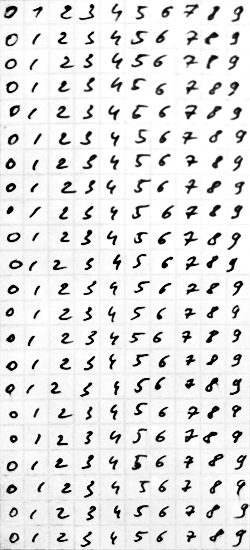
#> input picture MyHand_Recognition/myhand.png, 250 x 550 px
$ jupyter execute --allow-errors My_hand.ipynb   (shell and % lines are left out)   (Python 2 division)
#> lines starting #> are read from the running program, lines starting #| are printed output that depends on the picture; after the words box and inside, x2 and y2 are one past the last pixel; in counts of white or black regions, pixels touching at a corner belong together
[cell 1]
import numpy as np
import cv2
import matplotlib.pyplot as plt
import pandas as pd
import sklearn.utils as u
import sklearn.ensemble as e
import sklearn.cross_validation as c_v
import sklearn.neighbors as nb
import sklearn.grid_search as gs

[cell 2]
def make_flat(inp,smooth = (299,299),al =1):
    inp = inp.astype(int)
    sm =cv2.GaussianBlur(inp.astype(np.uint8), smooth, 0)
    fl = inp - al*sm.astype(int)
    fl = fl - np.amin(fl)
    fl = fl*250/np.amax(fl)
    return fl.astype(np.uint8)

def shell_via_zeros(small, shape):
    target= np.zeros(shape)
    siz = small.shape
    coor = [int(shape[i]/2 - siz[i]/2) for i in [0,1]]
    target[coor[0]:coor[0]+siz[0],coor[1]:coor[1]+siz[1]] = small
    return target

def scale_fit_rect(inp,shape):

    siz = inp.shape
    al = float(shape[0])/max(siz)
    inp = inp.astype(np.uint8)
    res = cv2.resize(inp,None,fx = al,fy = al)
    target= np.zeros(shape)
    siz= res.shape
    coor = [int(shape[i]/2 - siz[i]/2) for i in [0,1]]
    target[coor[0]:coor[0]+siz[0],coor[1]:coor[1]+siz[1]] = res
    return target.astype(int)
def display(inp,interp="nearest",bins=32):
    fig,ax = plt.subplots(1,2,figsize  = (13,4))
    cax = ax[1].imshow(inp,interpolation=interp,cmap='Greys_r')
    fig.colorbar(cax)
    ax[0].hist(inp.ravel(), bins=bins)

# Processing an aligned image using rects and scale to (25,25)

[cell 3]
img = cv2.imread("myhand.png")
#> img is the input picture: shape (550, 250, 3); min 0, max 255, mean 227
im=img.mean(2)
im_gray =cv2.GaussianBlur(im, (5, 5), 0)
im_gray = im_gray.astype(np.uint8)
#threshhold
ret, im_th = cv2.threshold(im_gray, (im_gray.mean()-20), 255, cv2.THRESH_BINARY_INV)
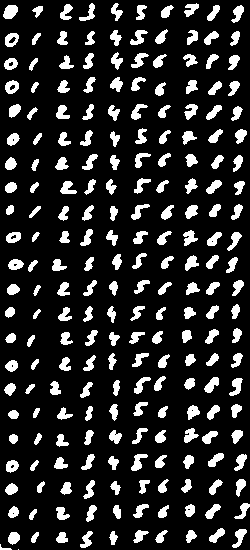
#> im_th: shape (550, 250); 16.1% white; 222 white regions (1 under 20 px)
#> ret = 206
cv2.imwrite("hand-1.png",im_th)
# Find contours in the image
ctrs, hier = cv2.findContours(im_th.copy(), cv2.RETR_EXTERNAL, cv2.CHAIN_APPROX_SIMPLE)
#> ctrs = 222 contours, 2 with area under 20; largest, box (x1, y1, x2, y2) and area: (3, 5, 18, 19) 140, (5, 33, 19, 47) 136, (5, 80, 19, 94) 130, (131, 454, 148, 471) 117, (6, 232, 21, 243) 116
rects = [cv2.boundingRect(ctr) for ctr in ctrs]
#> rects = 222 items, first 6: (18, 549, 1, 1), (0, 544, 12, 6), (56, 532, 12, 11), (31, 532, 8, 11), (8, 532, 12, 13), (109, 531, 9, 14)
for rect in rects:
    cv2.rectangle(img, (rect[0], rect[1]), (rect[0] + rect[2], rect[1] + rect[3]), (0, 255, 0), 1)
#> this loop made 222 passes
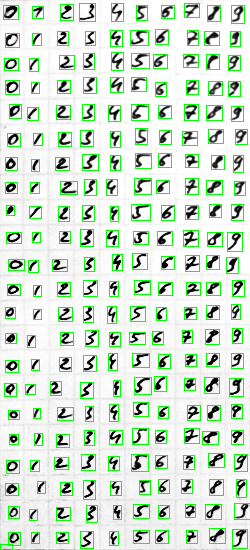
#> img: shape (550, 250, 3); 8.49% of pixels changed, all inside (x1, y1, x2, y2) = (0, 3, 250, 550)

cv2.imwrite("hand-2.png",img)
#> Out = True

[cell 4]
rects = np.asarray(rects)
#> rects = 222 rows, first 6: [18, 549, 1, 1], [0, 544, 12, 6], [56, 532, 12, 11], [31, 532, 8, 11], [8, 532, 12, 13], [109, 531, 9, 14]
rectss = [(rects[(rects[:,1]<i+25)&(rects[:,1]>i)]) for i  in np.arange(0,550,25)]
#> rectss = 22 items
rectss = [a[a[:,0].argsort(axis=0)]for a in rectss]
rectss = [rectss[i][rectss[i][:,3]>5] for i in np.arange(0,22)]
#> (the rest of this cell did not finish here and is left out)

#> (a cell that did not finish here is left out)

#> (a cell that did not finish here is left out)

## Learning from custom image

[cell 7]
img_cus = cv2.imread('learn_im.jpg')
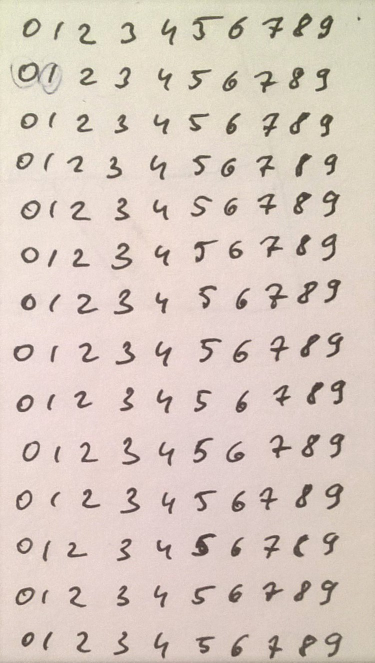
#> input picture MyHand_Recognition/learn_im.jpg, 749 x 1326 px (shown at 1/2 size)
#> img_cus is the input picture: shape (1326, 749, 3); mean B, G, R 192.8, 202.7, 216.7

im_cus = img_cus.mean(2).astype(np.uint8)
im_cus_pr = make_flat(cv2.GaussianBlur(im_cus,(7,7),0))
ret, im_cust = cv2.threshold(im_cus_pr, (im_cus_pr.mean()-60), 255, cv2.THRESH_BINARY_INV)
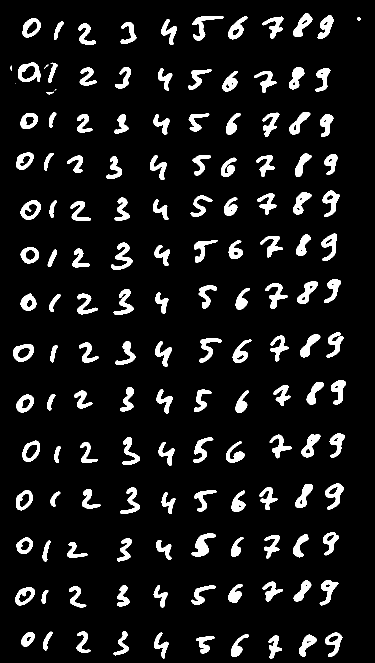
#> im_cust: shape (1326, 749) (shown at 1/2 size); 9% white; 146 white regions (2 under 20 px)
#> ret = 153

# Find contours in the image
ctrs, hier = cv2.findContours(im_cust.copy(), cv2.RETR_EXTERNAL, cv2.CHAIN_APPROX_SIMPLE)
#> ctrs = 146 contours, 4 with area under 20; largest, box (x1, y1, x2, y2) and area: (36, 124, 82, 164) 1308, (41, 400, 82, 440) 1111, (26, 688, 68, 723) 1076, (44, 881, 80, 924) 1052, (45, 36, 82, 75) 986
rects = [cv2.boundingRect(ctr) for ctr in ctrs]
#> rects = 146 items, first 6: (392, 1273, 37, 34), (537, 1271, 27, 47), (598, 1269, 36, 45), (462, 1269, 35, 45), (650, 1265, 35, 49), (308, 1265, 29, 52)
for rect in rects:
    cv2.rectangle(img_cus, (rect[0], rect[1]), (rect[0] + rect[2], rect[1] + rect[3]), (0, 255, 0), 1)
#> this loop made 146 passes
#> rect on passes 1 to 12: (392, 1273, 37, 34), (537, 1271, 27, 47), (598, 1269, 36, 45), (462, 1269, 35, 45), (650, 1265, 35, 49), (308, 1265, 29, 52), (43, 1264, 26, 30), (227, 1263, 31, 48), (153, 1263, 28, 43), (86, 1263, 19, 38), (83, 1180, 14, 28), (31, 1174, 39, 37)
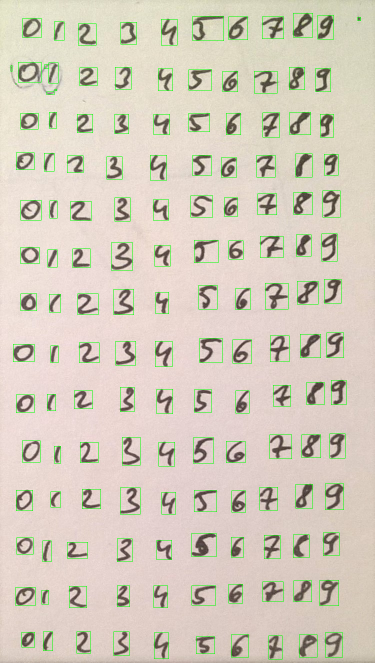
#> img_cus: shape (1326, 749, 3) (shown at 1/2 size); 2.17% of pixels changed, all inside (x1, y1, x2, y2) = (21, 26, 722, 1319)
cv2.imwrite('learn-0.png',img_cus)
#> Out = True

[cell 8]
rects= np.asarray(rects)
#> rects = 146 rows, first 6: [392, 1273, 37, 34], [537, 1271, 27, 47], [598, 1269, 36, 45], [462, 1269, 35, 45], [650, 1265, 35, 49], [308, 1265, 29, 52]
rectss= []
sizes = np.sqrt(rects[:,2]*rects[:,3])
#> sizes = 146 values, max 55.12 at index 143, min 1 at index 122, mean 36.42
###      cutting small rects
#plt.hist(sizes,bins = 10)
rects = rects[sizes>10] # !_90 Works inly for this image
#> rects = 140 rows, first 6: [392, 1273, 37, 34], [537, 1271, 27, 47], [598, 1269, 36, 45], [462, 1269, 35, 45], [650, 1265, 35, 49], [308, 1265, 29, 52]
print rects.shape
#| (140, 4)
ind = rects[np.argmin(rects[:,0]+rects[:,1])]
#> ind = [45, 36, 37, 39]

recind = rects[rects[:,0]<ind[0]+ind[2]]
#> recind = 14 rows, first 6: [43, 1264, 26, 30], [31, 1174, 39, 37], [33, 1075, 33, 33], [32, 980, 33, 41], [44, 881, 36, 43], [32, 789, 36, 36]
inds = recind[np.argsort(recind[:,1])]
#> inds = 14 rows, first 6: [45, 36, 37, 39], [36, 124, 46, 40], [41, 226, 35, 32], [32, 305, 36, 34], [41, 400, 41, 40], [41, 494, 37, 33]
re = rects
#> re has the same summary as rects

for ind in inds:

    recind = re[re[:,1]<ind[1]+ind[3]]
    rectss.append(recind[np.argsort(recind[:,0])])

    re = np.array(list(set(tuple(x) for x in re.tolist()).difference(set(tuple(x) for x in recind.tolist()))))
#> this loop made 14 passes
#> after the loop, re = empty array; rectss = 14 items
rectss=np.asarray(rectss)
rectss =  rectss.reshape(rectss.shape[0]*10,4)
#> rectss = 140 rows, first 6: [45, 36, 37, 39], [108, 43, 20, 37], [156, 47, 36, 43], [241, 44, 32, 44], [322, 38, 32, 52], [385, 32, 62, 49]
l = rectss.shape[0]
#> l = 140
y_cus = np.asarray([np.arange(10) for i in np.arange(l/10)]).reshape(l)
#> y_cus = 140 values, max 9 at index 9, min 0 at index 0, mean 4.5
i=0
for rect in rectss:
    cv2.putText(img_cus, str(int(y_cus[i])), (rect[0], rect[1]),cv2.FONT_HERSHEY_DUPLEX, 1, (0, 255, 255), 1)
    i=i+1
#> this loop made 140 passes
#> rect on passes 1 to 12: [45, 36, 37, 39], [108, 43, 20, 37], [156, 47, 36, 43], [241, 44, 32, 44], [322, 38, 32, 52], [385, 32, 62, 49], [457, 33, 38, 46], [524, 33, 43, 44], [586, 26, 39, 48], [635, 30, 32, 48], [36, 124, 46, 40], [97, 125, 19, 41]
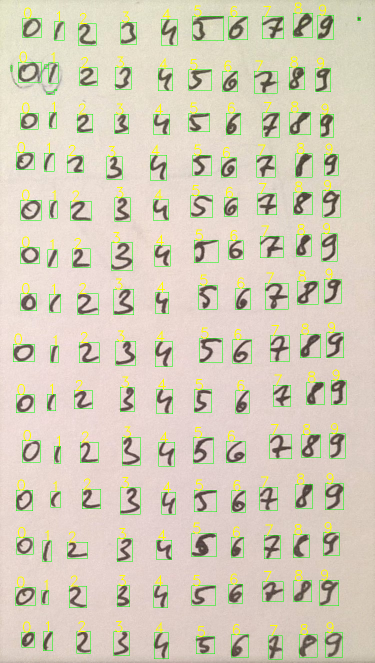
#> img_cus: shape (1326, 749, 3) (shown at 1/2 size); 1.32% of pixels changed, all inside (x1, y1, x2, y2) = (29, 5, 679, 1274)
#> after the loop, i = 140
cv2.imwrite('learn-0.png',im_cus)
#> Out = True

#> (a cell that did not finish here is left out)

#> (a cell that did not finish here is left out)

# Processing custom image and predicting
### 1: using Gradient Boosting

[cell 11]
forest = e.GradientBoostingClassifier(max_features=25,n_estimators=40)
y = np.asarray([np.arange(0,10) for i in np.arange(0,22)]).reshape(220)
#> y = 220 values, max 9 at index 9, min 0 at index 0, mean 4.5
#> (the rest of this cell did not finish here and is left out)

[cell 12]
tst = cv2.imread("test.jpg")
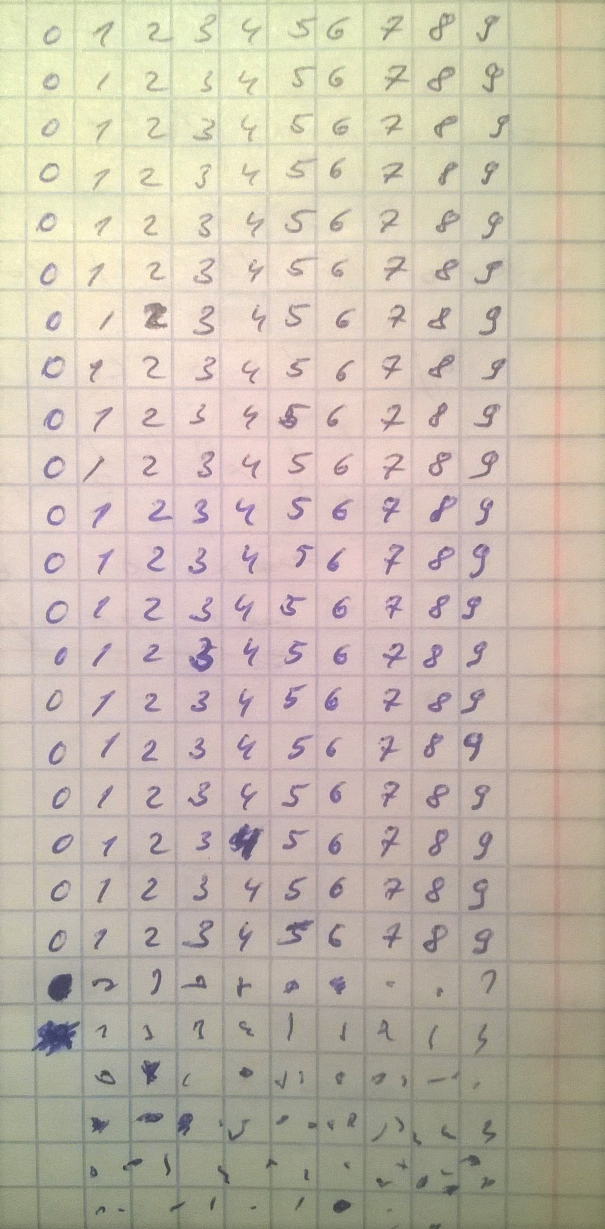
#> input picture MyHand_Recognition/test.jpg, 1210 x 2458 px (shown at 1/2 size)
#> tst is the input picture: shape (2458, 1210, 3); mean B, G, R 173.2, 187.3, 198.1
im_t = tst.mean(2)
im_t = im_t.astype(np.uint8)
#im  = cv2.equalizeHist(im)
im_gray =cv2.GaussianBlur(im_t, (19, 19), 0)
#> im_gray: shape (2458, 1210)
im_gray = make_flat(im_gray,smooth =(101,101))
# Threshold the image
ret, tst_th = cv2.threshold(im_gray, 125, 255, cv2.THRESH_BINARY_INV)
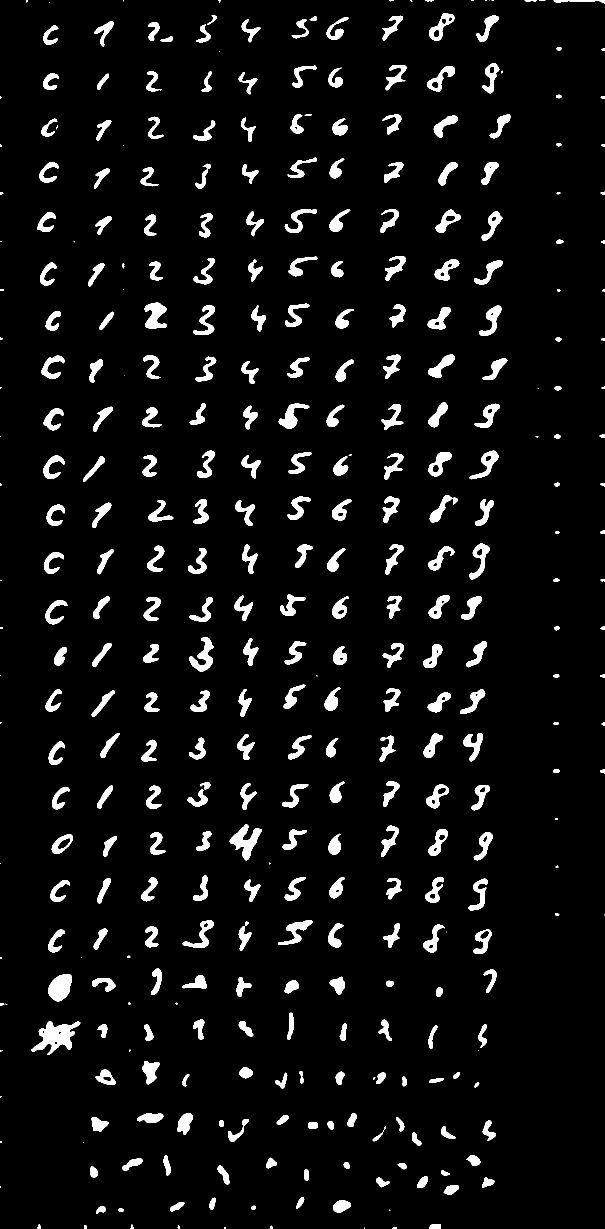
#> tst_th: shape (2458, 1210) (shown at 1/2 size); 6% white; 379 white regions (57 under 20 px)
cv2.imwrite("test-1.png",tst_th)
ctrs, hier = cv2.findContours(tst_th.copy(), cv2.RETR_EXTERNAL, cv2.CHAIN_APPROX_SIMPLE)
#> ctrs = 379 contours, 67 with area under 20; largest, box (x1, y1, x2, y2) and area: (63, 2043, 161, 2110) 2888, (459, 1649, 524, 1721) 1830, (97, 1948, 144, 2003) 1797, (289, 605, 334, 657) 1384, (379, 1274, 428, 1344) 1338

rects_t = np.asarray([cv2.boundingRect(ctr) for ctr in ctrs])
#> rects_t = 379 rows, first 6: [728, 2455, 2, 3], [785, 2454, 8, 4], [448, 2454, 4, 4], [540, 2451, 6, 7], [355, 2451, 5, 7], [168, 2450, 6, 8]
for rect in rects_t:
    cv2.rectangle(tst, (rect[0], rect[1]), (rect[0] + rect[2], rect[1] + rect[3]), (0, 255, 0), 1)
#> this loop made 379 passes
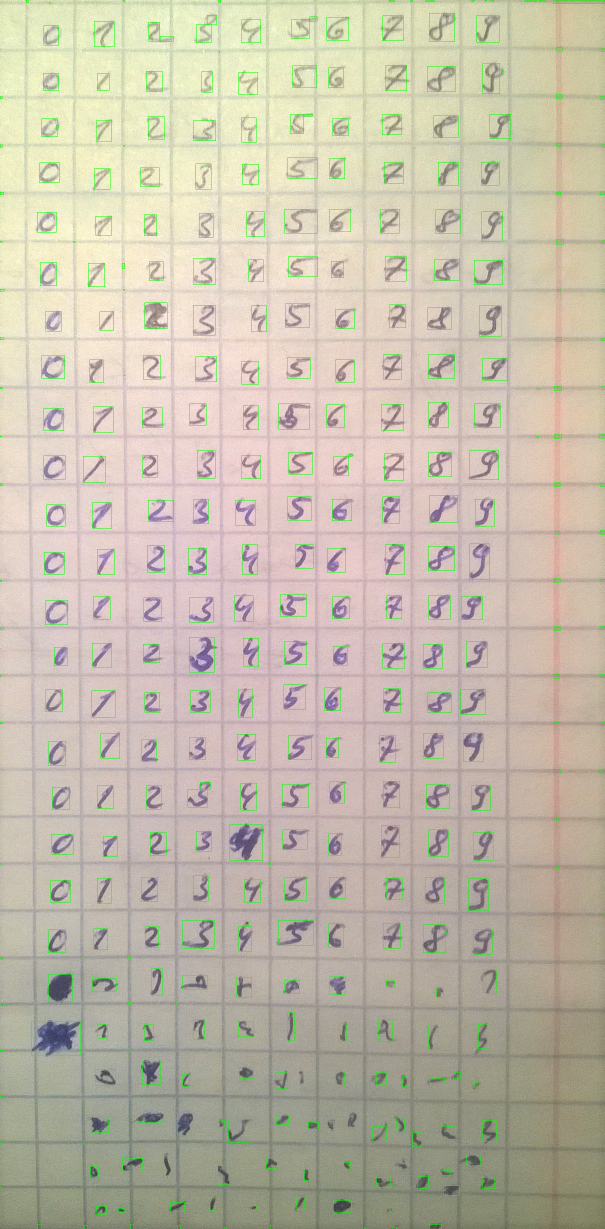
#> tst: shape (2458, 1210, 3) (shown at 1/2 size); 1.48% of pixels changed, all inside (x1, y1, x2, y2) = (0, 0, 1210, 2458)
#cv2.imwrite("test-2.png",tst)

#> (a cell that did not finish here is left out)

#### predicting

[cell 14]
#probs = [max(forest.predict_proba(X_tst)[i]) for i in np.arange(0,l)]
#preds = forest.predict(X_tst)
#result = preds[probs>0.01]
n=18
al =0.75
#> (the rest of this cell did not finish here and is left out)

[cell 15]
display(np.sqrt((im_t)),bins=33)
#> figure, not shown here; panel 1: tallest bar 375938 high, from x = 13.88 to 14.15

### 2: using Nearest Neighbour and gridsearching for best params

[cell 16]
params = {'metric' :['euclidean','braycurtis'],'n_neighbors':[1,3,4,5,6],
         'weights':['uniform','distance']}

neig = nb.KNeighborsClassifier()
search_cv1 = []
#> (the rest of this cell did not finish here and is left out)

#> (a cell that did not finish here is left out)

[cell 18]
X = np.asarray([[im[i:i+25,j:j+25]for j in np.arange(0,250,25)]for i in np.arange(0,550,25)])
X  = X.reshape(10,22,625)
X = 32 - X/8
X=  X.astype(int)
X = X.reshape(220,625)
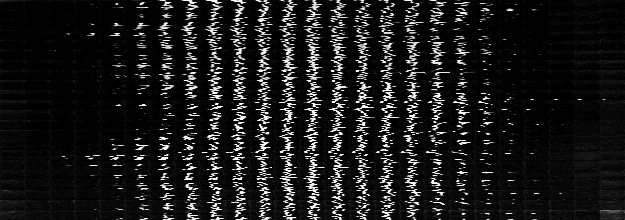
#> X: shape (220, 625) int64; min 0, max 32, mean 3.2; drawn with min black and max white
y = np.asarray([np.arange(0,10) for i in np.arange(0,22)]).reshape(220)
print X.shape,y.shape
#| (220, 625) (220,)
